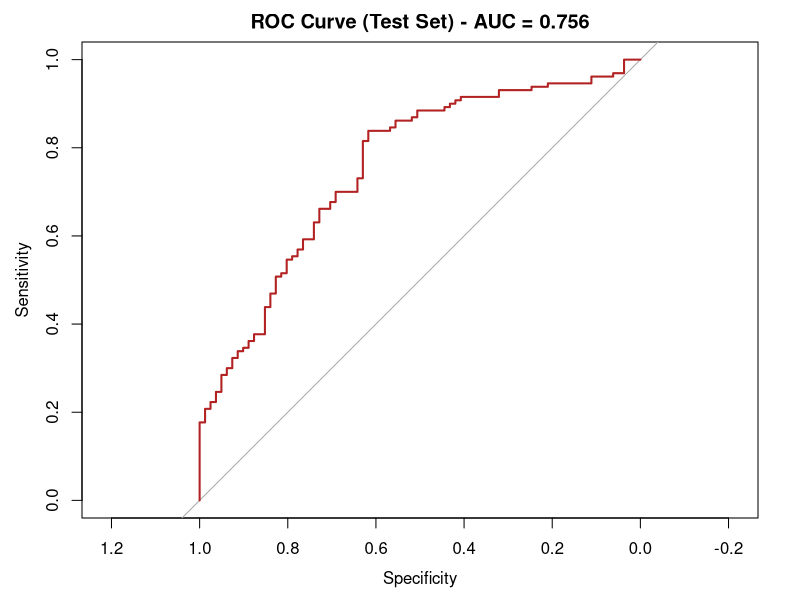

Here is the R script that generated this plot:
## ---- chunk 1
knitr::opts_knit$set(root.dir = ".")
knitr::opts_chunk$set(echo = TRUE, warning = FALSE, message = FALSE)
## ---- chunk 2
library(tidyverse)
library(caret)
library(pROC)
library(broom)

data <- read.csv("dataset/osmi_clean_combined.csv")

# Ensure reference levels are set logically for interpretation
data <- data %>%
  mutate(
    Treatment_Cat = factor(Treatment_Cat, levels = c("No", "Yes")),
    Gender_Category = relevel(factor(Gender_Category), ref = "Male"),
    Family_History = relevel(factor(Family_History), ref = "No"),
    Tech_Company_Cat = relevel(factor(Tech_Company_Cat), ref = "No")
  )

set.seed(2026)
train_idx <- sample(nrow(data), floor(0.8 * nrow(data)))
train <- data[train_idx, ]
test  <- data[-train_idx, ]

cat("Training cases:", nrow(train), "| Test cases:", nrow(test), "\n")
## ---- chunk 3
logit_model <- glm(
  Treatment_Cat ~ Age + Gender_Category + Family_History + 
    Employer_Mental_Importance + Employer_Phys_Importance + 
    Coworker_Reaction_Score + Tech_Company_Cat + as.factor(Year),
  family = binomial(link = "logit"),
  data = train
)

# Extract Odds Ratios (OR) and Confidence Intervals
model_matrix <- summary(logit_model)$coefficients
wald_ci <- confint.default(logit_model)

odds_ratios <- tibble(
  Predictor = rownames(model_matrix),
  Estimate = model_matrix[, "Estimate"],
  `Odds Ratio (OR)` = exp(Estimate),
  `P-value` = model_matrix[, "Pr(>|z|)"],
  Significant = `P-value` < 0.05
) %>%
  filter(Predictor != "(Intercept)") %>%
  mutate(
    across(c(Estimate, `Odds Ratio (OR)`), ~ round(.x, 3)),
    `P-value` = format.pval(`P-value`, digits = 3, eps = 0.001)
  )

knitr::kable(odds_ratios, caption = "Adjusted Odds Ratios for Seeking Treatment")
## ---- chunk 4
# Generate probabilities and classes on the Test Set
test_probs <- predict(logit_model, newdata = test, type = "response")
test_preds <- factor(ifelse(test_probs >= 0.5, "Yes", "No"), levels = c("No", "Yes"))
actual_class <- test$Treatment_Cat

# Confusion Matrix
conf_matrix <- confusionMatrix(test_preds, actual_class, positive = "Yes")
print(conf_matrix$table)

# Extract Metrics for inline text
acc_val <- conf_matrix$overall["Accuracy"]
prec_val <- conf_matrix$byClass["Pos Pred Value"]
rec_val <- conf_matrix$byClass["Sensitivity"]

# ROC and AUC
roc_curve <- roc(actual_class, test_probs)
auc_value <- as.numeric(auc(roc_curve))

cat("\nAccuracy: ", round(acc_val, 3))
cat("\nPrecision:", round(prec_val, 3))
cat("\nRecall:   ", round(rec_val, 3))
cat("\nROC-AUC:  ", round(auc_value, 3), "\n")

plot(roc_curve, col = "firebrick", lwd = 2, 
     main = paste("ROC Curve (Test Set) - AUC =", round(auc_value, 3)))
